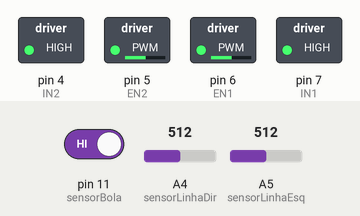
Simulated run of this sketch. Board: Arduino Uno, built with avr-gcc and run on an emulated ATmega328P. On the bench: switched loads named in the sketch (green lamp = pin HIGH). The inputs (shaded band) are chosen by the test bench; at power-on: A4 (sensorLinhaDir) = 512, A5 (sensorLinhaEsq) = 512, pin 11 (sensorBola) HIGH.

Above: at 1.2 s.
1.3 s: A4 (sensorLinhaDir) set to 688
2.8 s: A4 (sensorLinhaDir) set to 710
At 4.0 s:
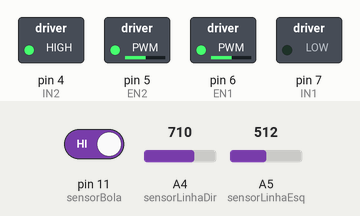
4.3 s: A5 (sensorLinhaEsq) set to 697
5.8 s: A5 (sensorLinhaEsq) set to 719
At 6.2 s:
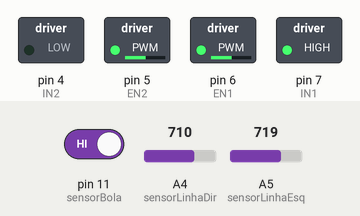
7.3 s: A5 (sensorLinhaEsq) set to 511
At 8.5 s:
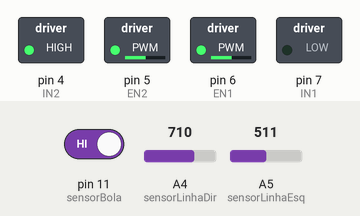
8.8 s: A5 (sensorLinhaEsq) set to 716
At 9.7 s:
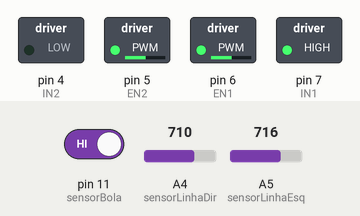
Timing chart, 0 to 11.3 s (numbered marks = the images above; inputs shaded):
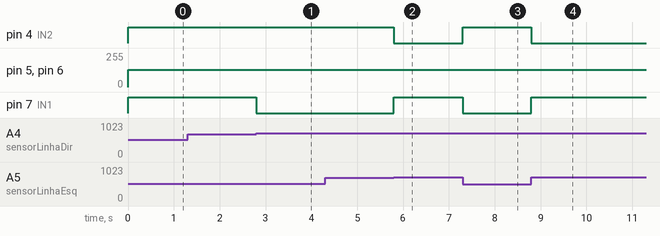

The sketch:

novoRoboV4.ino
```cpp
#include <Ultrasonic.h>

#define TRIGGER_PIN  12
#define ECHO_PIN     13

Ultrasonic ultrasonic(TRIGGER_PIN, ECHO_PIN);

int sensorLinhaDir = 4;    // select the pin for the LED
int valorLinhaDir  = 0;  // variable to store the value coming from the sensor
int sensorLinhaEsq = 5;    // select the pin for the LED
int valorLinhaEsq  = 0;  // variable to store the value coming from the sensor

//Valor de corte < 700 branco > preto
int ValorCorte = 700;

//Velocidade do carrinho
const int velocidade = 130;

int EN1 = 6;
int EN2 = 5;  //Roboduino Motor shield uses Pin 9
int IN1 = 7;
int IN2 = 4; //Latest version use pin 4 instead of pin 8

/*Sensor fototransitor(Verifica se a bola esta na fente */
int objeto = 0;
int sensorBola = 11;

//Funcoes do Motor 1
void Motor1(int pwm, boolean reverse)
{
   analogWrite(EN1,pwm); //set pwm control, 0 for stop, and 255 for maximum speed

   if(reverse)
   {
      digitalWrite(IN1,HIGH);
   }
  else
  {
      digitalWrite(IN1,LOW);
  }
}

void Motor2(int pwm, boolean reverse)
{
  analogWrite(EN2,pwm);

  if(reverse)
  {
     digitalWrite(IN2,HIGH);
  }
  else
  {
    digitalWrite(IN2,LOW);
  }
}

void setup()
{
    int i;

    //Define os pinos de 4 - 7 (Digital)
    for(int i = 4; i <= 7; i++)
    {
      pinMode(i, OUTPUT);
    }

    Serial.begin(9600);
}

boolean obterBola()
{
  objeto = digitalRead(sensorBola);

  if (objeto == 0)
  {
    return true;
  }
  else
  {
    return false;
  }
}

boolean obterDistancia()
{
  float cmMsec;
  long microsec = ultrasonic.timing();

  cmMsec = ultrasonic.convert(microsec, Ultrasonic::CM);

  if (microsec > 430)
  {
    return true;
  }
  else
  {
    return false;
  }

  delay(1000);
}

void loop()
{
/*

  if (!obterDistancia())
  {

  }*/
  if (obterBola())
  {
        Motor1(130,true);
        Motor2(130,false);
        delay(800);
  }
  else
  {
    valorLinhaDir = analogRead(sensorLinhaDir);
    valorLinhaEsq = analogRead(sensorLinhaEsq);

    if ((valorLinhaEsq < ValorCorte) && (valorLinhaDir < ValorCorte))
    {
        Motor1(velocidade,true);  //You can change the speed, such as Motor(50,true)
        Motor2(velocidade,true);
    }

    if((valorLinhaEsq > ValorCorte) && (valorLinhaDir < ValorCorte))
    {
        Motor1(velocidade,true);
        Motor2(velocidade,false);
    }

    if((valorLinhaDir > ValorCorte) && (valorLinhaEsq < ValorCorte))
    {
        Motor1(velocidade,false);
        Motor2(velocidade,true);
    }

    if((valorLinhaDir > ValorCorte) && (valorLinhaEsq > ValorCorte))
    {
      if (valorLinhaDir > valorLinhaEsq)
      {
        Motor1(velocidade,false);
        Motor2(velocidade,true);
        delay(500);
      }
      else
      {
        Motor1(velocidade,true);
        Motor2(velocidade,false);
        delay(500);
      }

    }

  }
}
```

Measured:
- the behaviour switches between 700 and 701 on A4 (sensorLinhaDir) (found by bisection; images 0 and 1)
- the behaviour switches between 709 and 710 on A5 (sensorLinhaEsq) (found by bisection; images 1 and 2)
- after the input at 1.3 s, every drawn part: stays the same
- after the input at 2.8 s, pin 7 (IN1): HIGH → LOW at once
- after the input at 4.3 s, every drawn part: stays the same
- after the input at 5.8 s, pin 4 (IN2): HIGH → LOW at once; pin 7 (IN1): LOW → HIGH at once
- after the input at 7.3 s, pin 4 (IN2): LOW → HIGH at once; pin 7 (IN1): HIGH → LOW at once
- after the input at 8.8 s, pin 4 (IN2): HIGH → LOW at once; pin 7 (IN1): LOW → HIGH at once
